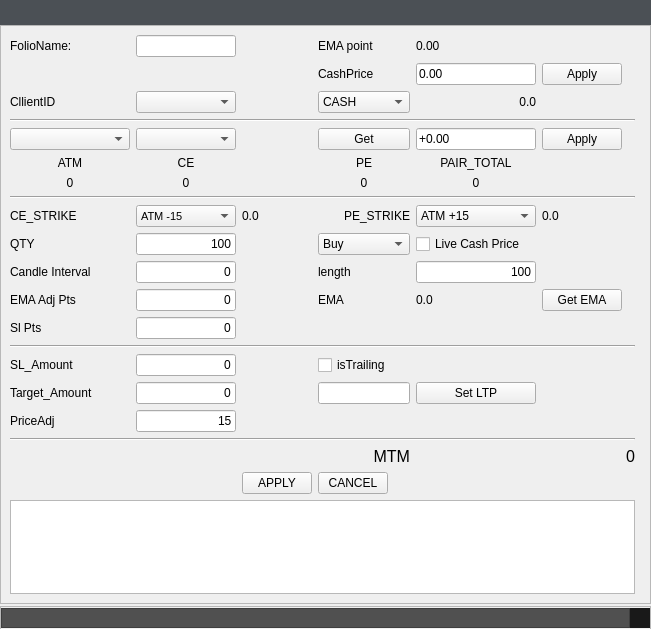
<?xml version="1.0" encoding="UTF-8"?>
<ui version="4.0">
 <class>MainWindow</class>
 <widget class="QMainWindow" name="MainWindow">
  <property name="geometry">
   <rect>
    <x>0</x>
    <y>0</y>
    <width>651</width>
    <height>629</height>
   </rect>
  </property>
  <property name="windowTitle">
   <string>MainWindow</string>
  </property>
  <widget class="QWidget" name="centralwidget">
   <layout class="QGridLayout" name="gridLayout" rowstretch="0,0,0">
    <property name="leftMargin">
     <number>0</number>
    </property>
    <property name="topMargin">
     <number>0</number>
    </property>
    <property name="rightMargin">
     <number>0</number>
    </property>
    <property name="bottomMargin">
     <number>0</number>
    </property>
    <property name="spacing">
     <number>0</number>
    </property>
    <item row="0" column="0">
     <widget class="QFrame" name="headerFrame">
      <property name="sizePolicy">
       <sizepolicy hsizetype="Expanding" vsizetype="Maximum">
        <horstretch>0</horstretch>
        <verstretch>0</verstretch>
       </sizepolicy>
      </property>
      <property name="minimumSize">
       <size>
        <width>0</width>
        <height>0</height>
       </size>
      </property>
      <property name="styleSheet">
       <string notr="true">/* QFrame -----------------------------------------------------------------

https://doc.qt.io/qt-5/stylesheet-examples.html#customizing-qframe
https://doc.qt.io/qt-5/qframe.html#-prop
https://doc.qt.io/qt-5/qframe.html#details
https://stackoverflow.com/questions/14581498/qt-stylesheet-for-hline-vline-color

--------------------------------------------------------------------------- */
/* (dot) .QFrame  fix #141, #126, #123 */
.QFrame {
  background-color: #4b5055
;

  border-radius: 0px;
  border: 0px solid transparent;

  /* No frame */
  /* HLine */
  /* HLine */
}

.QFrame[frameShape=&quot;0&quot;] {
  border-radius: 4px;
  border: 1px transparent #2d2d2d;
}

.QFrame[frameShape=&quot;4&quot;] {
  max-height: 2px;
  border: none;
  background-color: #2d2d2d;
}

.QFrame[frameShape=&quot;5&quot;] {
  max-width: 2px;
  border: none;
  background-color: #2d2d2d;
}


</string>
      </property>
      <property name="frameShape">
       <enum>QFrame::Box</enum>
      </property>
      <property name="frameShadow">
       <enum>QFrame::Sunken</enum>
      </property>
      <layout class="QGridLayout" name="gridLayout_7">
       <property name="leftMargin">
        <number>0</number>
       </property>
       <property name="topMargin">
        <number>0</number>
       </property>
       <property name="rightMargin">
        <number>0</number>
       </property>
       <property name="bottomMargin">
        <number>0</number>
       </property>
       <property name="spacing">
        <number>0</number>
       </property>
       <item row="0" column="1" alignment="Qt::AlignRight|Qt::AlignTop">
        <widget class="QFrame" name="btnframe_4">
         <property name="sizePolicy">
          <sizepolicy hsizetype="Expanding" vsizetype="Expanding">
           <horstretch>0</horstretch>
           <verstretch>0</verstretch>
          </sizepolicy>
         </property>
         <property name="minimumSize">
          <size>
           <width>0</width>
           <height>25</height>
          </size>
         </property>
         <property name="maximumSize">
          <size>
           <width>16777215</width>
           <height>25</height>
          </size>
         </property>
         <property name="styleSheet">
          <string notr="true">background-color: transparent;</string>
         </property>
         <property name="frameShape">
          <enum>QFrame::StyledPanel</enum>
         </property>
         <property name="frameShadow">
          <enum>QFrame::Raised</enum>
         </property>
         <layout class="QHBoxLayout" name="horizontalLayout_4">
          <property name="spacing">
           <number>0</number>
          </property>
          <property name="leftMargin">
           <number>0</number>
          </property>
          <property name="topMargin">
           <number>0</number>
          </property>
          <property name="rightMargin">
           <number>0</number>
          </property>
          <property name="bottomMargin">
           <number>0</number>
          </property>
          <item alignment="Qt::AlignTop">
           <widget class="QPushButton" name="bt_min">
            <property name="sizePolicy">
             <sizepolicy hsizetype="Expanding" vsizetype="Expanding">
              <horstretch>0</horstretch>
              <verstretch>0</verstretch>
             </sizepolicy>
            </property>
            <property name="minimumSize">
             <size>
              <width>35</width>
              <height>25</height>
             </size>
            </property>
            <property name="maximumSize">
             <size>
              <width>35</width>
              <height>25</height>
             </size>
            </property>
            <property name="styleSheet">
             <string notr="true">QPushButton {
  background-color: transparent;
  border: 0px solid transparent;

}
QPushButton:hover {
  background-color: #148CD2;    
}
</string>
            </property>
            <property name="text">
             <string/>
            </property>
            <property name="icon">
             <iconset>
              <normaloff>:/icon1/minus.svg</normaloff>:/icon1/minus.svg</iconset>
            </property>
            <property name="iconSize">
             <size>
              <width>15</width>
              <height>15</height>
             </size>
            </property>
           </widget>
          </item>
          <item alignment="Qt::AlignRight|Qt::AlignTop">
           <widget class="QPushButton" name="bt_close">
            <property name="sizePolicy">
             <sizepolicy hsizetype="Maximum" vsizetype="Maximum">
              <horstretch>0</horstretch>
              <verstretch>0</verstretch>
             </sizepolicy>
            </property>
            <property name="minimumSize">
             <size>
              <width>35</width>
              <height>25</height>
             </size>
            </property>
            <property name="maximumSize">
             <size>
              <width>35</width>
              <height>25</height>
             </size>
            </property>
            <property name="styleSheet">
             <string notr="true">QPushButton {
  background-color: transparent;
  border: 0px solid transparent;

}
QPushButton:hover {
  background-color: #148CD2;    
}
</string>
            </property>
            <property name="text">
             <string/>
            </property>
            <property name="icon">
             <iconset>
              <normaloff>:/icon1/x.svg</normaloff>:/icon1/x.svg</iconset>
            </property>
            <property name="iconSize">
             <size>
              <width>15</width>
              <height>15</height>
             </size>
            </property>
           </widget>
          </item>
         </layout>
        </widget>
       </item>
       <item row="0" column="0">
        <widget class="QFrame" name="frame_6">
         <property name="sizePolicy">
          <sizepolicy hsizetype="Expanding" vsizetype="Preferred">
           <horstretch>0</horstretch>
           <verstretch>0</verstretch>
          </sizepolicy>
         </property>
         <property name="minimumSize">
          <size>
           <width>0</width>
           <height>25</height>
          </size>
         </property>
         <property name="maximumSize">
          <size>
           <width>16777215</width>
           <height>25</height>
          </size>
         </property>
         <property name="frameShape">
          <enum>QFrame::StyledPanel</enum>
         </property>
         <property name="frameShadow">
          <enum>QFrame::Raised</enum>
         </property>
        </widget>
       </item>
      </layout>
     </widget>
    </item>
    <item row="2" column="0">
     <widget class="QFrame" name="frame_2">
      <property name="minimumSize">
       <size>
        <width>0</width>
        <height>25</height>
       </size>
      </property>
      <property name="maximumSize">
       <size>
        <width>16777215</width>
        <height>20</height>
       </size>
      </property>
      <property name="frameShape">
       <enum>QFrame::StyledPanel</enum>
      </property>
      <property name="frameShadow">
       <enum>QFrame::Raised</enum>
      </property>
      <layout class="QGridLayout" name="gridLayout_2">
       <property name="leftMargin">
        <number>0</number>
       </property>
       <property name="topMargin">
        <number>0</number>
       </property>
       <property name="rightMargin">
        <number>0</number>
       </property>
       <property name="bottomMargin">
        <number>0</number>
       </property>
       <property name="spacing">
        <number>0</number>
       </property>
       <item row="0" column="0">
        <widget class="QFrame" name="modifyGrip">
         <property name="maximumSize">
          <size>
           <width>16777215</width>
           <height>20</height>
          </size>
         </property>
         <property name="styleSheet">
          <string notr="true">background-color: rgb(80, 80, 80);
  border-radius: 0
px;</string>
         </property>
         <property name="frameShape">
          <enum>QFrame::StyledPanel</enum>
         </property>
         <property name="frameShadow">
          <enum>QFrame::Raised</enum>
         </property>
        </widget>
       </item>
       <item row="0" column="1">
        <widget class="QFrame" name="irGrip">
         <property name="maximumSize">
          <size>
           <width>20</width>
           <height>20</height>
          </size>
         </property>
         <property name="styleSheet">
          <string notr="true">background-color: rgb(25,25,25);
  border-radius: 0px;</string>
         </property>
         <property name="frameShape">
          <enum>QFrame::StyledPanel</enum>
         </property>
         <property name="frameShadow">
          <enum>QFrame::Raised</enum>
         </property>
        </widget>
       </item>
      </layout>
     </widget>
    </item>
    <item row="1" column="0">
     <widget class="QFrame" name="frame">
      <property name="frameShape">
       <enum>QFrame::StyledPanel</enum>
      </property>
      <property name="frameShadow">
       <enum>QFrame::Raised</enum>
      </property>
      <layout class="QGridLayout" name="gridLayout_4">
       <item row="16" column="2">
        <widget class="QLineEdit" name="leCandleInterval">
         <property name="text">
          <string>0</string>
         </property>
         <property name="alignment">
          <set>Qt::AlignRight|Qt::AlignTrailing|Qt::AlignVCenter</set>
         </property>
        </widget>
       </item>
       <item row="15" column="4">
        <widget class="QComboBox" name="cbOrderSide">
         <item>
          <property name="text">
           <string>Buy</string>
          </property>
         </item>
         <item>
          <property name="text">
           <string>Sell</string>
          </property>
         </item>
        </widget>
       </item>
       <item row="12" column="1">
        <widget class="QLabel" name="label_10">
         <property name="text">
          <string>CE_STRIKE</string>
         </property>
        </widget>
       </item>
       <item row="24" column="2">
        <widget class="QLineEdit" name="leTargetAmount">
         <property name="text">
          <string>0</string>
         </property>
         <property name="alignment">
          <set>Qt::AlignRight|Qt::AlignTrailing|Qt::AlignVCenter</set>
         </property>
        </widget>
       </item>
       <item row="3" column="4">
        <widget class="QComboBox" name="cbCF">
         <item>
          <property name="text">
           <string>CASH</string>
          </property>
         </item>
         <item>
          <property name="text">
           <string>FUT</string>
          </property>
         </item>
        </widget>
       </item>
       <item row="15" column="5">
        <widget class="QCheckBox" name="cbLiveCashPrice">
         <property name="text">
          <string>Live Cash Price</string>
         </property>
        </widget>
       </item>
       <item row="24" column="1">
        <widget class="QLabel" name="label_51">
         <property name="text">
          <string>Target_Amount</string>
         </property>
        </widget>
       </item>
       <item row="24" column="5">
        <widget class="QPushButton" name="pbSetLTP">
         <property name="text">
          <string>Set LTP</string>
         </property>
        </widget>
       </item>
       <item row="23" column="2">
        <widget class="QLineEdit" name="leSLAmount">
         <property name="text">
          <string>0</string>
         </property>
         <property name="alignment">
          <set>Qt::AlignRight|Qt::AlignTrailing|Qt::AlignVCenter</set>
         </property>
        </widget>
       </item>
       <item row="12" column="3">
        <widget class="QLabel" name="lbATMCE">
         <property name="text">
          <string>0.0</string>
         </property>
        </widget>
       </item>
       <item row="15" column="2">
        <widget class="QLineEdit" name="leQty">
         <property name="maximumSize">
          <size>
           <width>150</width>
           <height>16777215</height>
          </size>
         </property>
         <property name="text">
          <string>100</string>
         </property>
         <property name="alignment">
          <set>Qt::AlignRight|Qt::AlignTrailing|Qt::AlignVCenter</set>
         </property>
        </widget>
       </item>
       <item row="12" column="6">
        <widget class="QLabel" name="lbATMPE">
         <property name="text">
          <string>0.0</string>
         </property>
        </widget>
       </item>
       <item row="23" column="4">
        <widget class="QCheckBox" name="checkBox">
         <property name="text">
          <string>isTrailing</string>
         </property>
        </widget>
       </item>
       <item row="7" column="2">
        <widget class="QLabel" name="label_4">
         <property name="text">
          <string>CE</string>
         </property>
         <property name="alignment">
          <set>Qt::AlignCenter</set>
         </property>
        </widget>
       </item>
       <item row="12" column="4">
        <widget class="QLabel" name="label_17">
         <property name="text">
          <string>PE_STRIKE</string>
         </property>
         <property name="alignment">
          <set>Qt::AlignRight|Qt::AlignTrailing|Qt::AlignVCenter</set>
         </property>
        </widget>
       </item>
       <item row="0" column="1">
        <widget class="QLabel" name="label_30">
         <property name="text">
          <string>FolioName:</string>
         </property>
        </widget>
       </item>
       <item row="16" column="1">
        <widget class="QLabel" name="label_48">
         <property name="text">
          <string>Candle Interval</string>
         </property>
        </widget>
       </item>
       <item row="16" column="8">
        <widget class="Line" name="line_10">
         <property name="sizePolicy">
          <sizepolicy hsizetype="Expanding" vsizetype="Fixed">
           <horstretch>0</horstretch>
           <verstretch>0</verstretch>
          </sizepolicy>
         </property>
         <property name="orientation">
          <enum>Qt::Horizontal</enum>
         </property>
        </widget>
       </item>
       <item row="28" column="4">
        <widget class="QPushButton" name="pbCancel">
         <property name="minimumSize">
          <size>
           <width>70</width>
           <height>0</height>
          </size>
         </property>
         <property name="maximumSize">
          <size>
           <width>70</width>
           <height>16777215</height>
          </size>
         </property>
         <property name="text">
          <string>CANCEL</string>
         </property>
        </widget>
       </item>
       <item row="19" column="2">
        <widget class="QLineEdit" name="leSLPoint">
         <property name="text">
          <string>0</string>
         </property>
         <property name="alignment">
          <set>Qt::AlignRight|Qt::AlignTrailing|Qt::AlignVCenter</set>
         </property>
        </widget>
       </item>
       <item row="23" column="1">
        <widget class="QLabel" name="label_36">
         <property name="text">
          <string>SL_Amount</string>
         </property>
        </widget>
       </item>
       <item row="28" column="3">
        <widget class="QPushButton" name="pbApply">
         <property name="minimumSize">
          <size>
           <width>70</width>
           <height>0</height>
          </size>
         </property>
         <property name="maximumSize">
          <size>
           <width>70</width>
           <height>16777215</height>
          </size>
         </property>
         <property name="text">
          <string>APPLY</string>
         </property>
         <property name="shortcut">
          <string>Return</string>
         </property>
        </widget>
       </item>
       <item row="30" column="7">
        <widget class="QLabel" name="lbTrend">
         <property name="text">
          <string/>
         </property>
        </widget>
       </item>
       <item row="3" column="1">
        <widget class="QLabel" name="label_53">
         <property name="text">
          <string>CllientID</string>
         </property>
        </widget>
       </item>
       <item row="5" column="1">
        <widget class="QComboBox" name="cbSymbol"/>
       </item>
       <item row="24" column="4">
        <widget class="QLineEdit" name="leLTP">
         <property name="enabled">
          <bool>true</bool>
         </property>
        </widget>
       </item>
       <item row="8" column="1">
        <widget class="QLabel" name="lb_atm">
         <property name="minimumSize">
          <size>
           <width>120</width>
           <height>0</height>
          </size>
         </property>
         <property name="maximumSize">
          <size>
           <width>120</width>
           <height>25</height>
          </size>
         </property>
         <property name="text">
          <string>0</string>
         </property>
         <property name="alignment">
          <set>Qt::AlignCenter</set>
         </property>
        </widget>
       </item>
       <item row="5" column="4">
        <widget class="QPushButton" name="pbGet">
         <property name="text">
          <string>Get</string>
         </property>
        </widget>
       </item>
       <item row="27" column="5" colspan="3">
        <widget class="QLabel" name="leMTM">
         <property name="font">
          <font>
           <pointsize>12</pointsize>
          </font>
         </property>
         <property name="text">
          <string>0</string>
         </property>
         <property name="alignment">
          <set>Qt::AlignRight|Qt::AlignTrailing|Qt::AlignVCenter</set>
         </property>
        </widget>
       </item>
       <item row="17" column="5">
        <widget class="QLabel" name="labelEma">
         <property name="text">
          <string>0.0</string>
         </property>
        </widget>
       </item>
       <item row="17" column="1">
        <widget class="QLabel" name="label">
         <property name="text">
          <string>EMA Adj Pts</string>
         </property>
        </widget>
       </item>
       <item row="27" column="4">
        <widget class="QLabel" name="label_5">
         <property name="font">
          <font>
           <pointsize>12</pointsize>
          </font>
         </property>
         <property name="text">
          <string>MTM</string>
         </property>
         <property name="alignment">
          <set>Qt::AlignRight|Qt::AlignTrailing|Qt::AlignVCenter</set>
         </property>
        </widget>
       </item>
       <item row="17" column="2">
        <widget class="QLineEdit" name="leEmaAdjPts">
         <property name="text">
          <string>0</string>
         </property>
         <property name="alignment">
          <set>Qt::AlignRight|Qt::AlignTrailing|Qt::AlignVCenter</set>
         </property>
        </widget>
       </item>
       <item row="3" column="2">
        <widget class="QComboBox" name="cbClient"/>
       </item>
       <item row="17" column="4">
        <widget class="QLabel" name="label_3">
         <property name="text">
          <string>EMA </string>
         </property>
        </widget>
       </item>
       <item row="5" column="6">
        <widget class="QPushButton" name="pbAdjApply">
         <property name="text">
          <string>Apply</string>
         </property>
        </widget>
       </item>
       <item row="17" column="6">
        <widget class="QPushButton" name="pbGetEma">
         <property name="text">
          <string>Get EMA</string>
         </property>
        </widget>
       </item>
       <item row="19" column="1">
        <widget class="QLabel" name="label_12">
         <property name="text">
          <string>Sl Pts</string>
         </property>
        </widget>
       </item>
       <item row="0" column="5" colspan="2">
        <widget class="QLabel" name="lbEMa">
         <property name="text">
          <string>0.00</string>
         </property>
        </widget>
       </item>
       <item row="0" column="4">
        <widget class="QLabel" name="label_2">
         <property name="text">
          <string>EMA point</string>
         </property>
        </widget>
       </item>
       <item row="25" column="1">
        <widget class="QLabel" name="label_15">
         <property name="text">
          <string>PriceAdj</string>
         </property>
        </widget>
       </item>
       <item row="25" column="2">
        <widget class="QLineEdit" name="lePriceAdj">
         <property name="text">
          <string>15</string>
         </property>
         <property name="alignment">
          <set>Qt::AlignRight|Qt::AlignTrailing|Qt::AlignVCenter</set>
         </property>
        </widget>
       </item>
       <item row="16" column="4">
        <widget class="QLabel" name="label_46">
         <property name="text">
          <string>length</string>
         </property>
        </widget>
       </item>
       <item row="5" column="2">
        <widget class="QComboBox" name="cbExp">
         <property name="maximumSize">
          <size>
           <width>150</width>
           <height>16777215</height>
          </size>
         </property>
        </widget>
       </item>
       <item row="8" column="2">
        <widget class="QLabel" name="lb_CEP">
         <property name="text">
          <string>0</string>
         </property>
         <property name="alignment">
          <set>Qt::AlignCenter</set>
         </property>
        </widget>
       </item>
       <item row="10" column="1" colspan="7">
        <widget class="Line" name="line_8">
         <property name="orientation">
          <enum>Qt::Horizontal</enum>
         </property>
        </widget>
       </item>
       <item row="8" column="4">
        <widget class="QLabel" name="lb_PEP">
         <property name="text">
          <string>0</string>
         </property>
         <property name="alignment">
          <set>Qt::AlignCenter</set>
         </property>
        </widget>
       </item>
       <item row="3" column="5">
        <widget class="QLabel" name="lb_ltp">
         <property name="minimumSize">
          <size>
           <width>60</width>
           <height>0</height>
          </size>
         </property>
         <property name="text">
          <string>0.0</string>
         </property>
         <property name="alignment">
          <set>Qt::AlignRight|Qt::AlignTrailing|Qt::AlignVCenter</set>
         </property>
        </widget>
       </item>
       <item row="29" column="1" rowspan="2" colspan="7">
        <widget class="QTableView" name="tableViewLogs"/>
       </item>
       <item row="16" column="5">
        <widget class="QLineEdit" name="leCandleLength">
         <property name="text">
          <string>100</string>
         </property>
         <property name="alignment">
          <set>Qt::AlignRight|Qt::AlignTrailing|Qt::AlignVCenter</set>
         </property>
        </widget>
       </item>
       <item row="20" column="1" colspan="7">
        <widget class="Line" name="line_9">
         <property name="orientation">
          <enum>Qt::Horizontal</enum>
         </property>
        </widget>
       </item>
       <item row="26" column="1" colspan="7">
        <widget class="Line" name="line_6">
         <property name="orientation">
          <enum>Qt::Horizontal</enum>
         </property>
        </widget>
       </item>
       <item row="7" column="4">
        <widget class="QLabel" name="label_13">
         <property name="text">
          <string>PE</string>
         </property>
         <property name="alignment">
          <set>Qt::AlignCenter</set>
         </property>
        </widget>
       </item>
       <item row="0" column="2">
        <widget class="QLineEdit" name="leFolioName">
         <property name="maximumSize">
          <size>
           <width>150</width>
           <height>16777215</height>
          </size>
         </property>
        </widget>
       </item>
       <item row="5" column="5">
        <widget class="QLineEdit" name="leAdjPts">
         <property name="text">
          <string>+0.00</string>
         </property>
         <property name="placeholderText">
          <string>+25</string>
         </property>
        </widget>
       </item>
       <item row="15" column="1">
        <widget class="QLabel" name="label_34">
         <property name="text">
          <string>QTY</string>
         </property>
        </widget>
       </item>
       <item row="7" column="1">
        <widget class="QLabel" name="label_32">
         <property name="minimumSize">
          <size>
           <width>120</width>
           <height>0</height>
          </size>
         </property>
         <property name="maximumSize">
          <size>
           <width>120</width>
           <height>25</height>
          </size>
         </property>
         <property name="text">
          <string>&lt;html&gt;&lt;head/&gt;&lt;body&gt;&lt;p align=&quot;center&quot;&gt;ATM&lt;/p&gt;&lt;/body&gt;&lt;/html&gt;</string>
         </property>
        </widget>
       </item>
       <item row="4" column="1" colspan="7">
        <widget class="Line" name="line_7">
         <property name="orientation">
          <enum>Qt::Horizontal</enum>
         </property>
        </widget>
       </item>
       <item row="1" column="5">
        <widget class="QLineEdit" name="leCashPrice">
         <property name="text">
          <string>0.00</string>
         </property>
        </widget>
       </item>
       <item row="1" column="4">
        <widget class="QLabel" name="label_6">
         <property name="text">
          <string>CashPrice</string>
         </property>
        </widget>
       </item>
       <item row="1" column="6">
        <widget class="QPushButton" name="pbpriceapply">
         <property name="text">
          <string>Apply</string>
         </property>
        </widget>
       </item>
       <item row="12" column="2">
        <widget class="QComboBox" name="cbStrike_CE">
         <property name="minimumSize">
          <size>
           <width>100</width>
           <height>22</height>
          </size>
         </property>
         <property name="maximumSize">
          <size>
           <width>120</width>
           <height>16777215</height>
          </size>
         </property>
         <property name="font">
          <font>
           <pointsize>8</pointsize>
           <weight>50</weight>
           <bold>false</bold>
          </font>
         </property>
         <property name="currentText">
          <string>ATM -15</string>
         </property>
         <item>
          <property name="text">
           <string>ATM -15</string>
          </property>
         </item>
         <item>
          <property name="text">
           <string>ATM -14</string>
          </property>
         </item>
         <item>
          <property name="text">
           <string>ATM -13</string>
          </property>
         </item>
         <item>
          <property name="text">
           <string>ATM -12</string>
          </property>
         </item>
         <item>
          <property name="text">
           <string>ATM -11</string>
          </property>
         </item>
         <item>
          <property name="text">
           <string>ATM -10</string>
          </property>
         </item>
         <item>
          <property name="text">
           <string>ATM -9</string>
          </property>
         </item>
         <item>
          <property name="text">
           <string>ATM -8</string>
          </property>
         </item>
         <item>
          <property name="text">
           <string>ATM -7</string>
          </property>
         </item>
         <item>
          <property name="text">
           <string>ATM -6</string>
          </property>
         </item>
         <item>
          <property name="text">
           <string>ATM -5</string>
          </property>
         </item>
         <item>
          <property name="text">
           <string>ATM -4</string>
          </property>
         </item>
         <item>
          <property name="text">
           <string>ATM -3</string>
          </property>
         </item>
         <item>
          <property name="text">
           <string>ATM -2</string>
          </property>
         </item>
         <item>
          <property name="text">
           <string>ATM -1</string>
          </property>
         </item>
         <item>
          <property name="text">
           <string>ATM</string>
          </property>
         </item>
         <item>
          <property name="text">
           <string>ATM +1</string>
          </property>
         </item>
         <item>
          <property name="text">
           <string>ATM +2</string>
          </property>
         </item>
         <item>
          <property name="text">
           <string>ATM +3</string>
          </property>
         </item>
         <item>
          <property name="text">
           <string>ATM +4</string>
          </property>
         </item>
         <item>
          <property name="text">
           <string>ATM +5</string>
          </property>
         </item>
         <item>
          <property name="text">
           <string>ATM +6</string>
          </property>
         </item>
         <item>
          <property name="text">
           <string>ATM +7</string>
          </property>
         </item>
         <item>
          <property name="text">
           <string>ATM +8</string>
          </property>
         </item>
         <item>
          <property name="text">
           <string>ATM +9</string>
          </property>
         </item>
         <item>
          <property name="text">
           <string>ATM +10</string>
          </property>
         </item>
         <item>
          <property name="text">
           <string>ATM +11</string>
          </property>
         </item>
         <item>
          <property name="text">
           <string>ATM +12</string>
          </property>
         </item>
         <item>
          <property name="text">
           <string>ATM +13</string>
          </property>
         </item>
         <item>
          <property name="text">
           <string>ATM +14</string>
          </property>
         </item>
         <item>
          <property name="text">
           <string>ATM +15</string>
          </property>
         </item>
        </widget>
       </item>
       <item row="12" column="5">
        <widget class="QComboBox" name="cbStrike_PE">
         <property name="maximumSize">
          <size>
           <width>120</width>
           <height>16777215</height>
          </size>
         </property>
         <property name="font">
          <font>
           <weight>50</weight>
           <bold>false</bold>
          </font>
         </property>
         <property name="currentText">
          <string>ATM +15</string>
         </property>
         <item>
          <property name="text">
           <string>ATM +15</string>
          </property>
         </item>
         <item>
          <property name="text">
           <string>ATM +14</string>
          </property>
         </item>
         <item>
          <property name="text">
           <string>ATM +13</string>
          </property>
         </item>
         <item>
          <property name="text">
           <string>ATM +12</string>
          </property>
         </item>
         <item>
          <property name="text">
           <string>ATM +11</string>
          </property>
         </item>
         <item>
          <property name="text">
           <string>ATM +10</string>
          </property>
         </item>
         <item>
          <property name="text">
           <string>ATM +9</string>
          </property>
         </item>
         <item>
          <property name="text">
           <string>ATM +8</string>
          </property>
         </item>
         <item>
          <property name="text">
           <string>ATM +7</string>
          </property>
         </item>
         <item>
          <property name="text">
           <string>ATM +6</string>
          </property>
         </item>
         <item>
          <property name="text">
           <string>ATM +5</string>
          </property>
         </item>
         <item>
          <property name="text">
           <string>ATM +4</string>
          </property>
         </item>
         <item>
          <property name="text">
           <string>ATM +3</string>
          </property>
         </item>
         <item>
          <property name="text">
           <string>ATM +2</string>
          </property>
         </item>
         <item>
          <property name="text">
           <string>ATM +1</string>
          </property>
         </item>
         <item>
          <property name="text">
           <string>ATM</string>
          </property>
         </item>
         <item>
          <property name="text">
           <string>ATM  -1</string>
          </property>
         </item>
         <item>
          <property name="text">
           <string>ATM  -2</string>
          </property>
         </item>
         <item>
          <property name="text">
           <string>ATM  -3</string>
          </property>
         </item>
         <item>
          <property name="text">
           <string>ATM  -4</string>
          </property>
         </item>
         <item>
          <property name="text">
           <string>ATM  -5</string>
          </property>
         </item>
         <item>
          <property name="text">
           <string>ATM  -6</string>
          </property>
         </item>
         <item>
          <property name="text">
           <string>ATM  -7</string>
          </property>
         </item>
         <item>
          <property name="text">
           <string>ATM  -8</string>
          </property>
         </item>
         <item>
          <property name="text">
           <string>ATM  -9</string>
          </property>
         </item>
         <item>
          <property name="text">
           <string>ATM  -10</string>
          </property>
         </item>
         <item>
          <property name="text">
           <string>ATM  -11</string>
          </property>
         </item>
         <item>
          <property name="text">
           <string>ATM  -12</string>
          </property>
         </item>
         <item>
          <property name="text">
           <string>ATM  -13</string>
          </property>
         </item>
         <item>
          <property name="text">
           <string>ATM  -14</string>
          </property>
         </item>
         <item>
          <property name="text">
           <string>ATM  -15</string>
          </property>
         </item>
        </widget>
       </item>
       <item row="7" column="5">
        <widget class="QLabel" name="label_42">
         <property name="minimumSize">
          <size>
           <width>120</width>
           <height>0</height>
          </size>
         </property>
         <property name="maximumSize">
          <size>
           <width>120</width>
           <height>16777215</height>
          </size>
         </property>
         <property name="font">
          <font>
           <weight>50</weight>
           <bold>false</bold>
          </font>
         </property>
         <property name="text">
          <string>&lt;html&gt;&lt;head/&gt;&lt;body&gt;&lt;p align=&quot;center&quot;&gt;PAIR_TOTAL&lt;/p&gt;&lt;/body&gt;&lt;/html&gt;</string>
         </property>
        </widget>
       </item>
       <item row="8" column="5">
        <widget class="QLabel" name="lb_pTotal">
         <property name="minimumSize">
          <size>
           <width>120</width>
           <height>0</height>
          </size>
         </property>
         <property name="maximumSize">
          <size>
           <width>120</width>
           <height>16777215</height>
          </size>
         </property>
         <property name="font">
          <font>
           <weight>50</weight>
           <bold>false</bold>
          </font>
         </property>
         <property name="text">
          <string>0</string>
         </property>
         <property name="alignment">
          <set>Qt::AlignCenter</set>
         </property>
        </widget>
       </item>
      </layout>
      <zorder>cbSymbol</zorder>
      <zorder>label_51</zorder>
      <zorder>label_36</zorder>
      <zorder>leLTP</zorder>
      <zorder>pbSetLTP</zorder>
      <zorder>leTargetAmount</zorder>
      <zorder>checkBox</zorder>
      <zorder>leSLAmount</zorder>
      <zorder>label_53</zorder>
      <zorder>label_30</zorder>
      <zorder>lb_ltp</zorder>
      <zorder>cbCF</zorder>
      <zorder>pbGet</zorder>
      <zorder>leAdjPts</zorder>
      <zorder>cbClient</zorder>
      <zorder>cbExp</zorder>
      <zorder>leFolioName</zorder>
      <zorder>lb_atm</zorder>
      <zorder>label_48</zorder>
      <zorder>line_10</zorder>
      <zorder>lb_PEP</zorder>
      <zorder>label_32</zorder>
      <zorder>label_12</zorder>
      <zorder>pbCancel</zorder>
      <zorder>leQty</zorder>
      <zorder>label_17</zorder>
      <zorder>lb_CEP</zorder>
      <zorder>line_6</zorder>
      <zorder>lbTrend</zorder>
      <zorder>leSLPoint</zorder>
      <zorder>label_10</zorder>
      <zorder>label_13</zorder>
      <zorder>label_34</zorder>
      <zorder>label_4</zorder>
      <zorder>line_8</zorder>
      <zorder>line_7</zorder>
      <zorder>label_46</zorder>
      <zorder>line_9</zorder>
      <zorder>leCandleInterval</zorder>
      <zorder>leCandleLength</zorder>
      <zorder>lbATMCE</zorder>
      <zorder>cbLiveCashPrice</zorder>
      <zorder>labelEma</zorder>
      <zorder>label_3</zorder>
      <zorder>leEmaAdjPts</zorder>
      <zorder>label</zorder>
      <zorder>cbOrderSide</zorder>
      <zorder>label_5</zorder>
      <zorder>leMTM</zorder>
      <zorder>pbGetEma</zorder>
      <zorder>lbATMPE</zorder>
      <zorder>pbAdjApply</zorder>
      <zorder>tableViewLogs</zorder>
      <zorder>pbApply</zorder>
      <zorder>lePriceAdj</zorder>
      <zorder>label_15</zorder>
      <zorder>label_2</zorder>
      <zorder>lbEMa</zorder>
      <zorder>leCashPrice</zorder>
      <zorder>label_6</zorder>
      <zorder>pbpriceapply</zorder>
      <zorder>cbStrike_CE</zorder>
      <zorder>cbStrike_PE</zorder>
      <zorder>label_42</zorder>
      <zorder>lb_pTotal</zorder>
     </widget>
    </item>
   </layout>
  </widget>
 </widget>
 <resources>
  <include location="../../../icons/icons.qrc"/>
 </resources>
 <connections/>
</ui>
